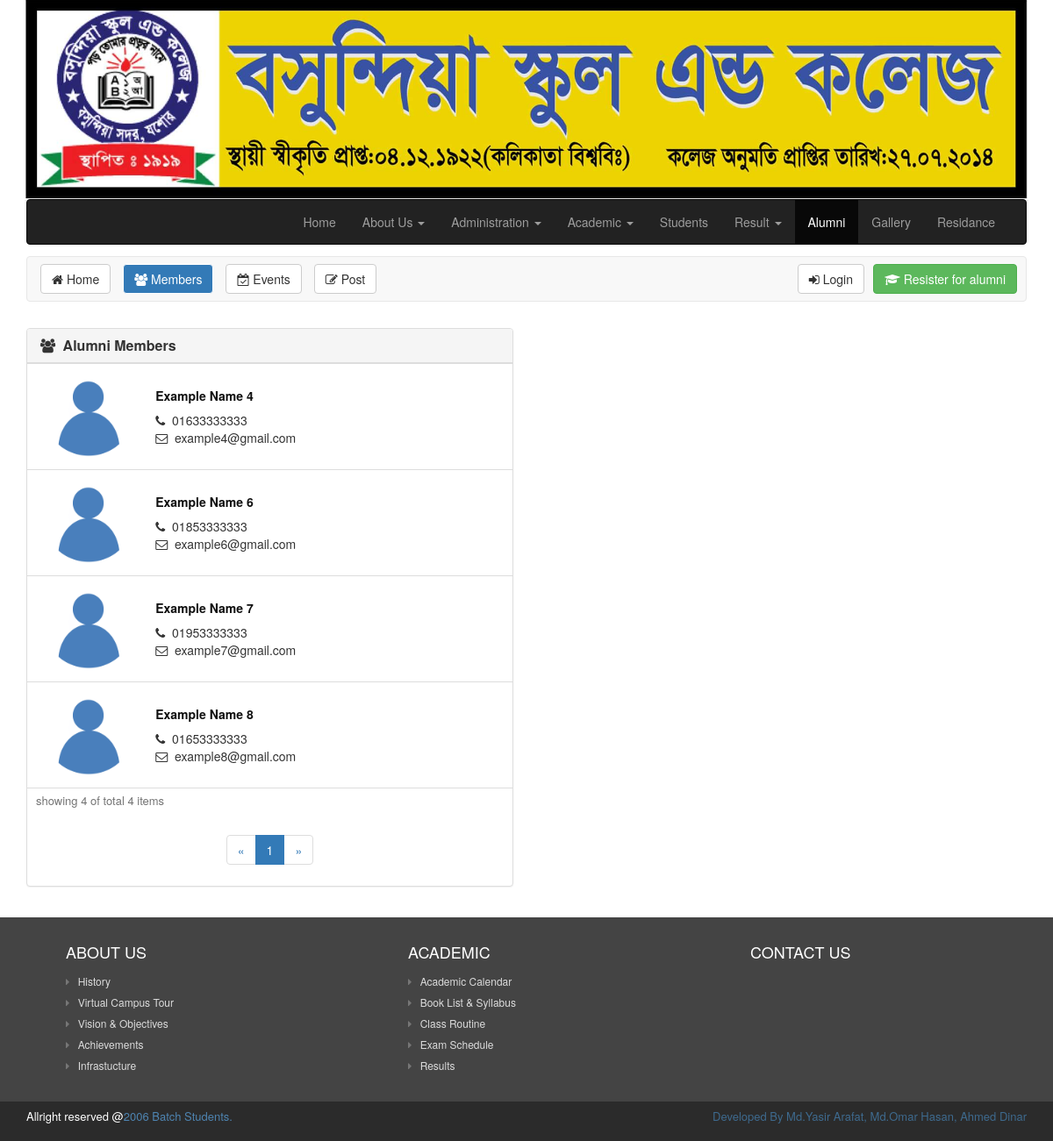
Page /alumni_members.php on the committed database.
### tables this page shows
CREATE TABLE IF NOT EXISTS `alumnai` (
  `id` int(11) NOT NULL AUTO_INCREMENT,
  `name` varchar(50) NOT NULL,
  `passing_year` year(4) NOT NULL,
  `present_address` varchar(80) NOT NULL,
  `parmanent_address` varchar(80) NOT NULL,
  `current_status` varchar(30) NOT NULL,
  `group` varchar(15) NOT NULL,
  `current_org` varchar(50) NOT NULL,
  `about` text NOT NULL,
  `email` varchar(256) NOT NULL,
  `phone` varchar(20) NOT NULL,
  `img` varchar(11) NOT NULL,
  `fb_link` varchar(256) NOT NULL,
  `created` TIMESTAMP NOT NULL DEFAULT CURRENT_TIMESTAMP,
  `token` varchar(32) NOT NULL,
  `tokenExpire` TIMESTAMP NOT NULL,
  `status` TINYINT(1) NOT NULL DEFAULT '0',
  `password` varchar(64) NOT NULL,
  `salt` varchar(32) NOT NULL,
  `hide_phone` TINYINT(1) NOT NULL DEFAULT '0',
  `hide_email` TINYINT(1) NOT NULL DEFAULT '0',
  PRIMARY KEY (`id`)
);

### libs/Pagination.php (called while the page is built, shortened)
<?php
class Pagination
{
    protected $total;
    public function __construct($curPage, $page_limit, $total){
        $this->total = $total;
    }
    public function getTotal(){
        return $this->total;
    }
}

### alumni_members.php (the view, shortened to what this page needs)
<?php
include('database/connect.php');
include 'includes/paginator.php';
require_once 'libs/Pagination.php';
$_query = $db->prepare("SELECT COUNT(*) as `count` FROM `alumnai` WHERE `status` = 2");
if( !$_query->execute() ){
    echo "Error while processing request";
    exit(0);
}
$curPage = 1;
$result = $_query->fetchAll(PDO::FETCH_OBJ)[0];
$pageLimit = 100;
$pagination = new Pagination($curPage, $pageLimit, $result->count);
$_query = $db->prepare("SELECT * FROM `alumnai` WHERE `status` = 2 LIMIT :limit OFFSET :offset");
$_query->bindValue(':limit', (int)$pagination->getLimit(), PDO::PARAM_INT);
$_query->bindValue(':offset', (int)$pagination->offset(), PDO::PARAM_INT);
if( !$_query->execute() ){
    echo "Error while processing request";
    exit(0);
}
$alumniList = $_query->fetchAll(PDO::FETCH_OBJ);
?>
<!DOCTYPE html>
<html lang="en">
<head>
    <?php $active_nav="alumni"; $page_title = "Alumni Members"; include 'includes/head.php' ?>
</head>
<body>
<?php include 'includes/header.php'; ?>
<div class="content container min-body">
    <div class="row">
        <?php $alumniActive="members"; include "includes/alumni_side_menu.php"; ?>
        <div class="col-md-6">
            <div class="panel panel-default" style="margin-top: 10px;">
                <div class="panel-heading">
                    <h4 class="panel-title text-bold"><i class="fa fa-users"></i> Alumni Members</h4>
                </div>
                <div class="table-responsive" style="border-bottom: 1px solid #ddd;">
                    <table class="table public-alumni-table">
                        <tr>
                        <?php
                        foreach ($alumniList as $almn){
                            $almn->img = $almn->img === '' ? 'blank-profile.png' : $almn->img;
                            echo "<td style=\"padding-left: 20px; width: 25%; \"><img src='img_alumni/$almn->img' width='100px' height='100px' /></td>";
                            ?>
                            <td>
                                <p><a href="alumniProfile.php?id=<?php echo $almn->id; ?>" style="color: #0f0f0f" class="text-bold" ><?php echo $almn->name; ?></a></p>
                                <?php if( !$almn->hide_phone ){ ?>
                                    <p style="margin-top: 8px;"><i class="fa fa-phone" aria-hidden="true"></i>  &nbsp;<?php echo $almn->phone; ?></p>
                                <?php } ?>
                                <?php if( !$almn->hide_email ){ ?>
                                    <p><i class="fa fa-envelope-o" aria-hidden="true"></i>  &nbsp;<?php echo $almn->email; ?></p>
                                <?php } ?>
                            </td>
                        </tr>
                        <?php } ?>
                    </table>
                </div>
                <div style="padding-left: 10px; font-size: 13px;" class="help-block" >
                    <?php echo 'showing '.count($alumniList).' of total '.$pagination->getTotal().' items'; ?>
                </div>
            </div>
        </div>
    </div>
</div>
<?php include 'includes/footer.php'  ?>
</body>

### css/custom.css (style rules this page uses)
.min-body { min-height: 400px; }
.text-bold { font-weight: bold; }
.public-alumni-table { vertical-align: middle !important; }
.public-alumni-table p { margin: 0; }
.public-alumni-table td { padding-top: 10px !important; padding-bottom: 10px !important; }
.panel-heading .fa { margin-right: 4px; }
.table tbody > tr > td, .table tbody > tr > th, .table thead > tr > th { vertical-align: middle; }

### rows in the picture
alumnai: name "Example Name 4", phone "01633333333", email "example4@gmail.com"
alumnai: name "Example Name 6", phone "01853333333", email "example6@gmail.com"
alumnai: name "Example Name 7", phone "01953333333", email "example7@gmail.com"
alumnai: name "Example Name 8", phone "01653333333", email "example8@gmail.com"

### other values in the picture
count($alumniList) "4"
$pagination->getTotal() "4"
